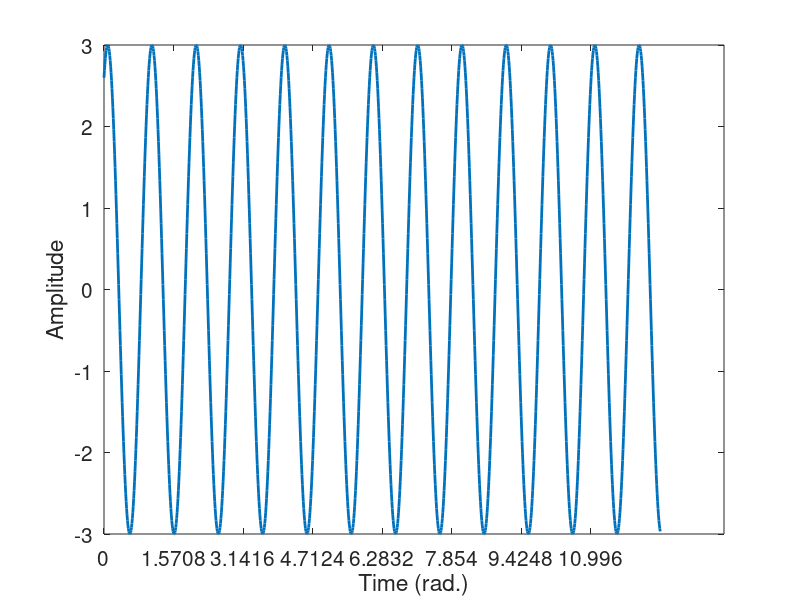
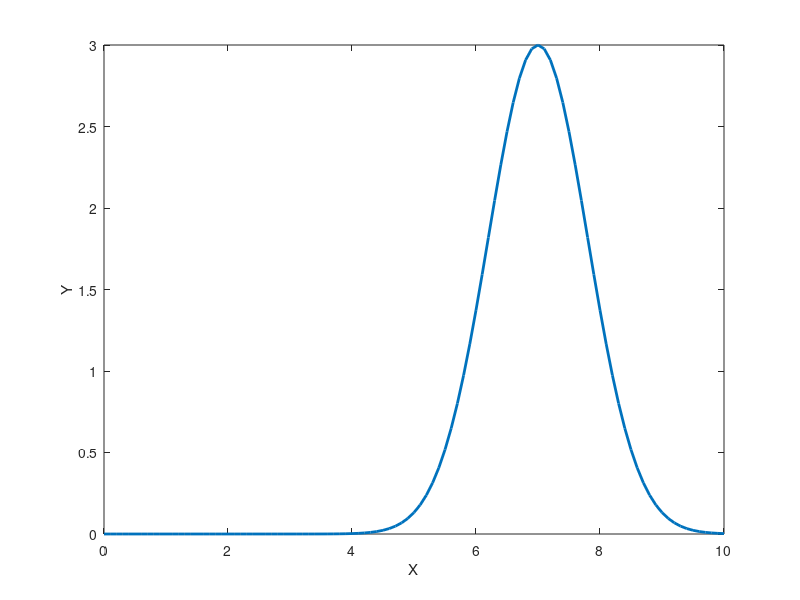

MATLAB code for these plots, in order:
%% Plotting Trig Functions and Gaussian

% Trig functions
time = 0 : 0.01 : 4*pi;  % 0-4pi, 0.01 increment
ampl = 3;
phas = pi/3;
frex = 1;

sinWave = ampl * sin(2*pi * frex*time + phas);
cosWave = ampl * cos(2*pi * frex*time + phas);
tanWave = ampl * tan(2*pi * frex*time + phas);

figure(1), clf
plot(time, sinWave, 'linew', 2)
xlabel('Time (rad.)')
ylabel('Amplitude')
set(gca, 'xtick', 0:pi/2:time(end), 'fontsize', 15)


% Gaussian
x = 0 : 0.1 : 10;
ampl = 3;
cent = 7;
widt = 0.8;

num = -(x - cent) .^ 2;
den = 2 * widt ^ 2;
gaus = ampl * exp(num ./ den);

figure(2), clf
plot(x, gaus, 'linew', 2)
xlabel('X'), ylabel('Y')